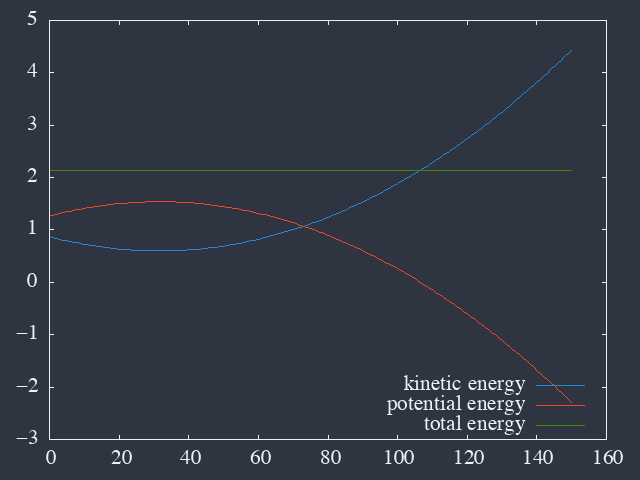

Write the gnuplot code that produced this figure.
set terminal dumb ansi256
set key bottom right
plot "trajectory.dat" u 0:5 w l title "kinetic energy", \
"" u 0:6 w l title "potential energy",\
"" u 0:($5+$6) w l title "total energy"

call '../../scripts/set-png.gp' 'en.png'
